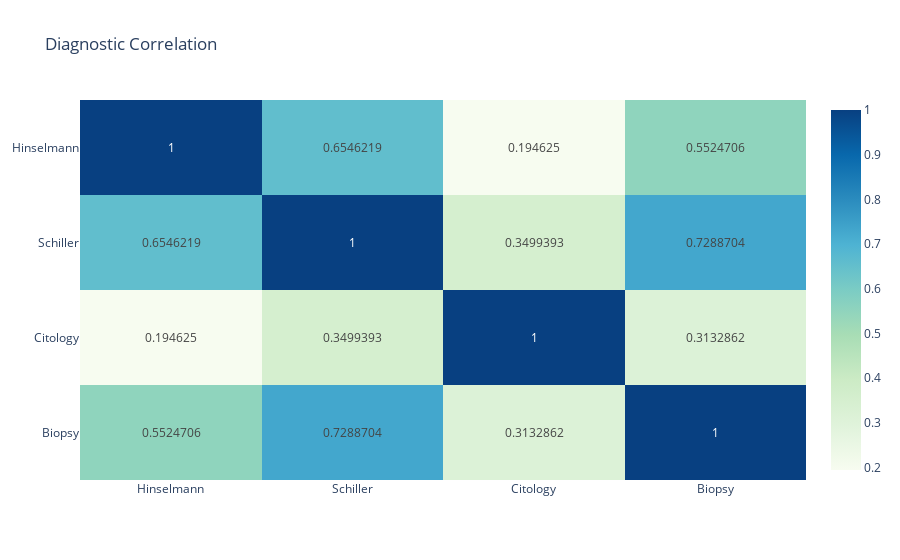

The cell this chart's notebook holds for it:
### Code cell
diagnoses_cols = ['Hinselmann','Schiller','Citology','Biopsy']
diagnoses_corr_matrix = df[diagnoses_cols].corr()
diagnoses_heatmap = px.imshow(diagnoses_corr_matrix, aspect="auto", text_auto=True,color_continuous_scale="gnbu",
                              title='Diagnostic Correlation')
diagnoses_heatmap.show()

### Figure 1 — Plotly figure (JSON) as saved in the notebook; plotly's stock layout.template omitted (floating-point values rounded to 4 significant figures)
{"data": [{"coloraxis": "coloraxis", "hovertemplate": "x: %{x}<br>y: %{y}<br>color: %{z}<extra></extra>", "name": "0", "texttemplate": "%{z}", "type": "heatmap", "x": ["Hinselmann", "Schiller", "Citology", "Biopsy"], "xaxis": "x", "y": ["Hinselmann", "Schiller", "Citology", "Biopsy"], "yaxis": "y", "z": [[1, 0.6546, 0.1946, 0.5525], [0.6546, 1, 0.3499, 0.7289], [0.1946, 0.3499, 1, 0.3133], [0.5525, 0.7289, 0.3133, 1]]}], "layout": {"autosize": true, "coloraxis": {"colorscale": [[0, "rgb(247,252,240)"], [0.125, "rgb(224,243,219)"], [0.25, "rgb(204,235,197)"], [0.375, "rgb(168,221,181)"], [0.5, "rgb(123,204,196)"], [0.625, "rgb(78,179,211)"], [0.75, "rgb(43,140,190)"], [0.875, "rgb(8,104,172)"], [1, "rgb(8,64,129)"]]}, "title": {"text": "Diagnostic Correlation"}, "xaxis": {"anchor": "y", "autorange": true, "domain": [0, 1], "range": [-0.5, 3.5], "type": "category"}, "yaxis": {"anchor": "x", "autorange": true, "domain": [0, 1], "range": [3.5, -0.5], "type": "category"}}}
